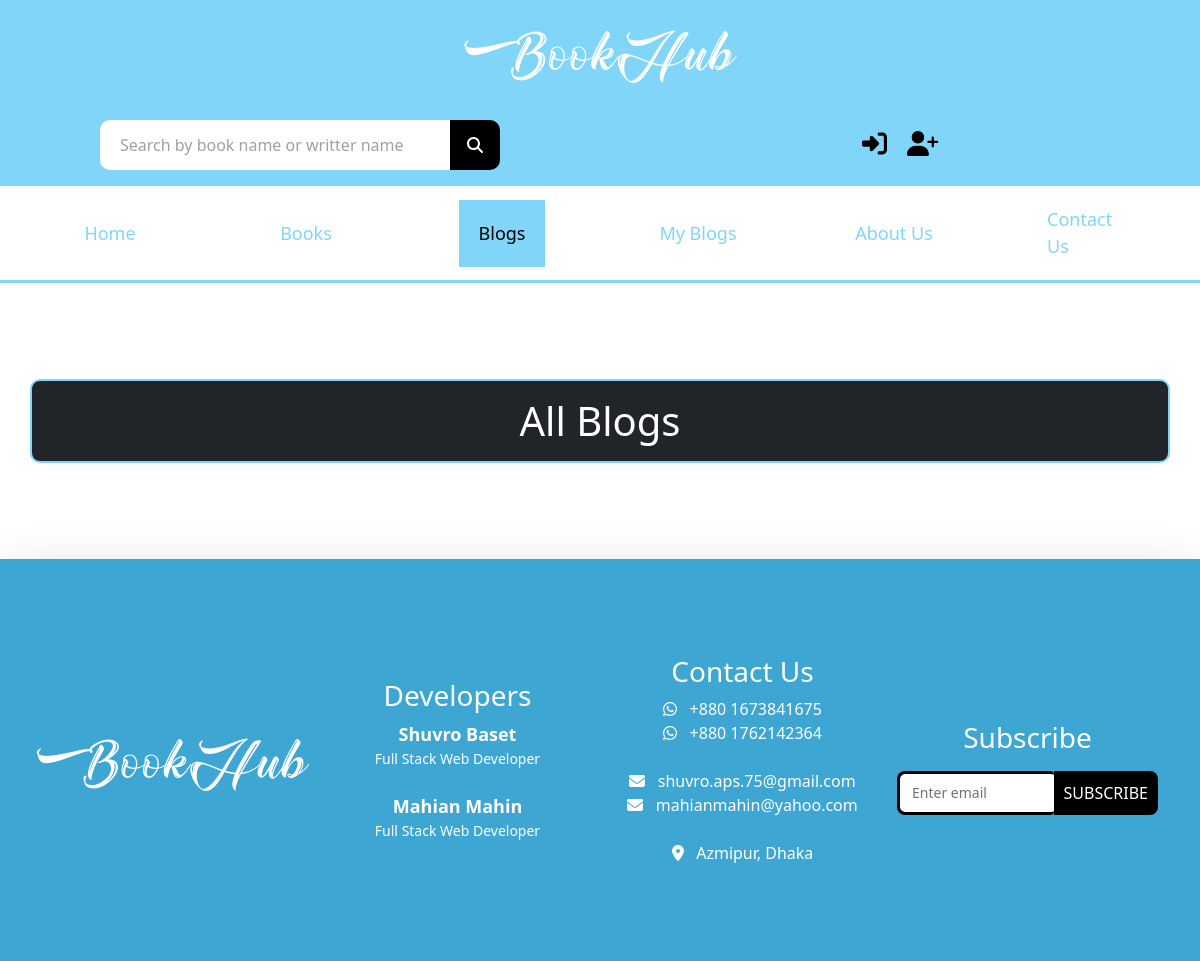
Page /blogs/ on the earlier database version.
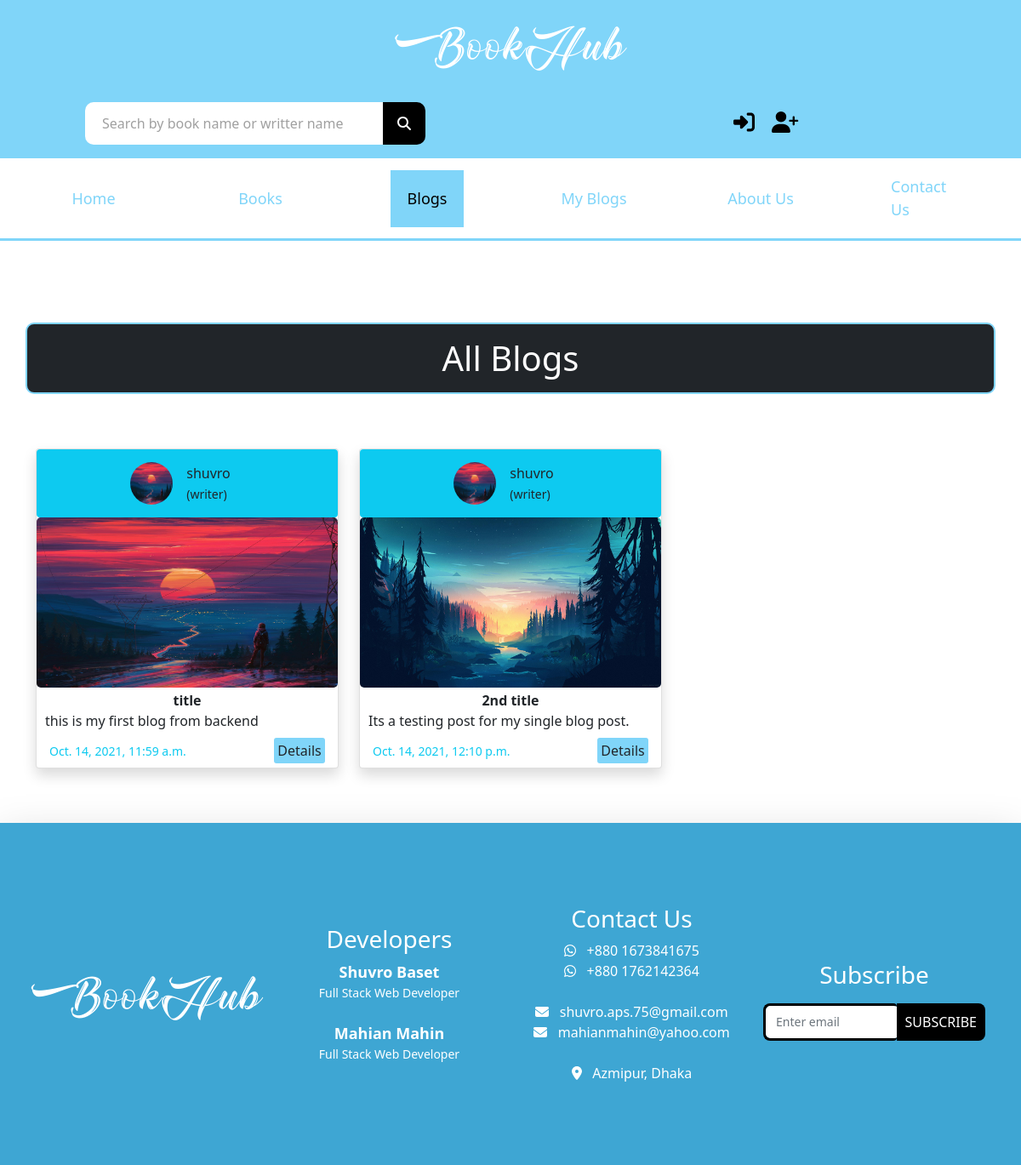
Same page on the later database version.
### bookHub_app/models.py (models this page shows, shortened)
class Blogs(models.Model):
    user = models.ForeignKey(User, on_delete=models.CASCADE)
    title = models.CharField(max_length=50)
    description = models.CharField(max_length=250, null=True, blank=True)
    thumbnail = models.ImageField(upload_to='blog_img')
    created_time = models.DateTimeField(default=datetime.now(),)

### user_app/models.py (models this page shows)
class UserProfile(models.Model):
    user = models.OneToOneField(User, on_delete=models.CASCADE, related_name='profile')
    profile_pic = models.ImageField(upload_to='users',default='user.jpg')
    address = models.CharField(max_length=50,null=True, blank=True)
    occupation = models.CharField(max_length=50,null=True, blank=True)
    bio = models.TextField(max_length=255, null=True, blank=True)

### bookHub_app/views.py (the view)
# urls.py: path('blogs/', blogs, name="blogs"),
def blogs(request):
    blogs_ins = Blogs.objects.all()
    context = {
        "blogs": "active",
        "blogs_ins": blogs_ins
    }
    return render(request, 'all-blogs.html', context)

### templates/all-blogs.html (shortened to what this page needs)
{% extends 'main.html' %}
{% load static %}
{% block content %}
  <section class="blog-section">
    <div class="container">
      <div class="row my-5">
        <h1 class="text-center bg-dark text-white p-3 my-5 heading-border">All Blogs</h1>
      {% for blog in blogs_ins %}
        <div class="col-lg-4 col-md-12 col-sm-12">
          <div class="card my-3 shadow">
            <div class="bg-info rounded">
              <div class='d-flex justify-content-center align-items-center '>
                <img id="blog-author-img" src={{ blog.user.profile.profile_pic.url }}>
                <p class="m-3">{{ blog.user.first_name }} <br><small>(writer)</small> </p>
              </div>
            </div>
            <img src={{ blog.thumbnail.url }} class='img-fluid' style="height: 200px" alt="">
            <div class="card-body">
              <p class="text-center fw-bolder">{{ blog.title }} </p>
              <p> {{ blog.description }} </p>
            </div>
            <div class="card-footer bg-white d-flex justify-content-between align-items-center">
              <small class='text-info'>{{ blog.created_time }}</small>
              <div>
                <a href={% url 'single_blog' id=blog.id title=blog.title %}>
                    <input value="Details" class="btn details-btn">
              </div>
            </div>
          </div>
        </div>
          {% endfor %}
      </div>
      </div>
  </section>
  {% endblock %}

Differences in the rows shown:
added Blogs: user.profile.profile_pic (picture), user.first_name "shuvro", thumbnail (picture), title "title", description "this is my first blog from backend", created_time "Oct. 14, 2021, 11:59 a.m."
added Blogs: user.profile.profile_pic (picture), user.first_name "shuvro", thumbnail (picture), title "2nd title", description "Its a testing post for my single blog post.", created_time "Oct. 14, 2021, 12:10 p.m."
